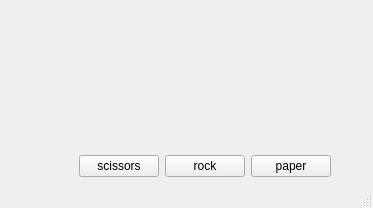
<?xml version="1.0" encoding="UTF-8"?>
<ui version="4.0">
 <class>MainWindow</class>
 <widget class="QMainWindow" name="MainWindow">
  <property name="geometry">
   <rect>
    <x>0</x>
    <y>0</y>
    <width>373</width>
    <height>208</height>
   </rect>
  </property>
  <property name="windowTitle">
   <string>MainWindow</string>
  </property>
  <widget class="QWidget" name="centralwidget">
   <layout class="QVBoxLayout" name="verticalLayout">
    <item>
     <spacer name="verticalSpacer">
      <property name="orientation">
       <enum>Qt::Vertical</enum>
      </property>
      <property name="sizeHint" stdset="0">
       <size>
        <width>20</width>
        <height>111</height>
       </size>
      </property>
     </spacer>
    </item>
    <item>
     <layout class="QHBoxLayout" name="horizontalLayout_2">
      <item>
       <spacer name="horizontalSpacer">
        <property name="orientation">
         <enum>Qt::Horizontal</enum>
        </property>
        <property name="sizeHint" stdset="0">
         <size>
          <width>78</width>
          <height>20</height>
         </size>
        </property>
       </spacer>
      </item>
      <item>
       <widget class="QPushButton" name="scissorsButton">
        <property name="text">
         <string>scissors</string>
        </property>
       </widget>
      </item>
      <item>
       <widget class="QPushButton" name="rockButton">
        <property name="text">
         <string>rock</string>
        </property>
       </widget>
      </item>
      <item>
       <widget class="QPushButton" name="paperButton">
        <property name="text">
         <string>paper</string>
        </property>
       </widget>
      </item>
      <item>
       <spacer name="horizontalSpacer_2">
        <property name="orientation">
         <enum>Qt::Horizontal</enum>
        </property>
        <property name="sizeHint" stdset="0">
         <size>
          <width>40</width>
          <height>20</height>
         </size>
        </property>
       </spacer>
      </item>
     </layout>
    </item>
   </layout>
  </widget>
  <widget class="QMenuBar" name="menubar">
   <property name="geometry">
    <rect>
     <x>0</x>
     <y>0</y>
     <width>373</width>
     <height>23</height>
    </rect>
   </property>
  </widget>
  <widget class="QStatusBar" name="statusbar"/>
 </widget>
 <resources/>
 <connections/>
</ui>
